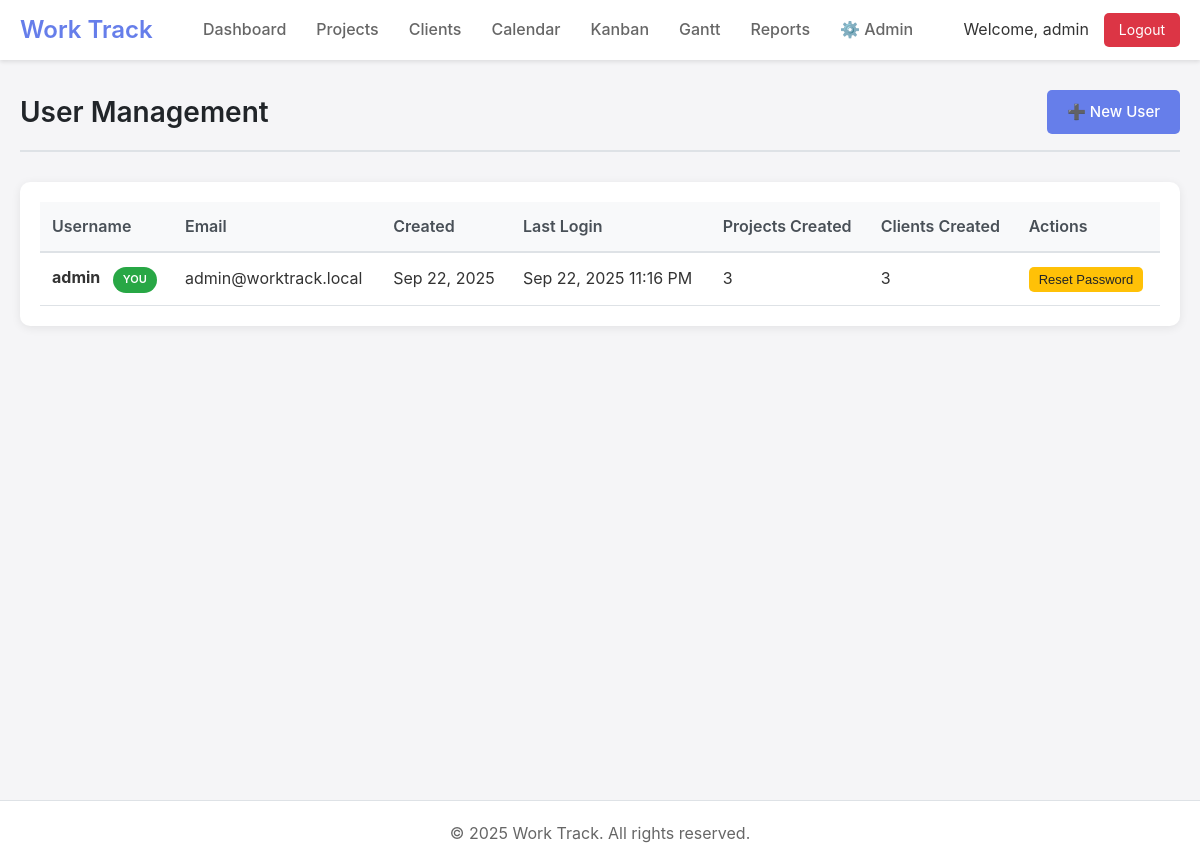
/users.php (signed in), run on the app's committed database.
### tables this page shows
CREATE TABLE users (
    id INTEGER PRIMARY KEY AUTOINCREMENT,
    username TEXT NOT NULL UNIQUE,
    password_hash TEXT NOT NULL,
    email TEXT NOT NULL,
    created_at DATETIME DEFAULT CURRENT_TIMESTAMP,
    last_login DATETIME
);

### includes/db.php (called while the page is built, shortened)
<?php
class Database {
    private static $instance = null;
    private $conn;
    private function __construct() {
        try {
            $this->conn = new PDO('sqlite:' . DB_PATH);
            $this->conn->setAttribute(PDO::ATTR_ERRMODE, PDO::ERRMODE_EXCEPTION);
            $this->conn->setAttribute(PDO::ATTR_DEFAULT_FETCH_MODE, PDO::FETCH_ASSOC);
            $this->conn->exec('PRAGMA foreign_keys = ON');
        } catch (PDOException $e) {
            die("Connection failed: " . $e->getMessage());
        }
    }
    public static function getInstance() {
        if (!self::$instance) {
            self::$instance = new Database();
        }
        return self::$instance;
    }
    public function query($sql, $params = []) {
        try {
            $stmt = $this->conn->prepare($sql);
            $stmt->execute($params);
            return $stmt;
        } catch (PDOException $e) {
            if (DEBUG_MODE) {
                throw $e;
            }
            error_log($e->getMessage());
            return false;
        }
    }
    public function fetchAll($sql, $params = []) {
        $stmt = $this->query($sql, $params);
        return $stmt ? $stmt->fetchAll() : [];
    }
}
?>

### includes/auth.php (called while the page is built, shortened)
<?php
require_once __DIR__ . '/db.php';
class Auth {
    public static function getCurrentUserId() {
        return $_SESSION['user_id'] ?? null;
    }
}
?>

### users.php (the view, shortened to what this page needs)
<?php
require_once 'includes/header.php';
require_once 'includes/db.php';
$db = Database::getInstance();
$users = $db->fetchAll("
    SELECT u.*,
           COUNT(DISTINCT p.id) as project_count,
           COUNT(DISTINCT c.id) as client_count
    FROM users u
    LEFT JOIN projects p ON u.id = p.created_by
    LEFT JOIN clients c ON u.id = c.created_by
    GROUP BY u.id
    ORDER BY u.created_at DESC
");
$showForm = isset($_GET['action']) && $_GET['action'] === 'new';
?>
<div class="page-header">
    <h1 class="page-title">User Management</h1>
    <div class="page-actions">
        <a href="?action=new" class="btn btn-primary">➕ New User</a>
    </div>
</div>
<?php if ($showForm): ?>
<div class="form-container">
    <h2>Create New User</h2>
    <form method="POST">
        <input type="hidden" name="action" value="create">
        <div class="form-group">
            <label for="username">Username *</label>
            <input type="text" id="username" name="username" class="form-control" required>
        </div>
        <div class="form-group">
            <label for="email">Email *</label>
            <input type="email" id="email" name="email" class="form-control" required>
        </div>
        <div class="form-group">
            <label for="password">Password *</label>
            <input type="password" id="password" name="password" class="form-control" required minlength="6">
            <small style="color: #666;">Minimum 6 characters</small>
        </div>
        <div style="display: flex; gap: 10px;">
            <button type="submit" class="btn btn-primary">Create User</button>
            <a href="users.php" class="btn btn-secondary">Cancel</a>
        </div>
    </form>
</div>
<?php else: ?>
<div class="table-container">
    <table>
        <thead>
            <tr>
                <th>Username</th>
                <th>Email</th>
                <th>Created</th>
                <th>Last Login</th>
                <th>Projects Created</th>
                <th>Clients Created</th>
                <th>Actions</th>
            </tr>
        </thead>
        <tbody>
            <?php foreach ($users as $user): ?>
                <tr>
                    <td>
                        <strong><?php echo htmlspecialchars($user['username']); ?></strong>
                        <?php if ($user['id'] == Auth::getCurrentUserId()): ?>
                            <span class="status-badge" style="background: #28a745; color: white; font-size: 11px; margin-left: 8px;">YOU</span>
                        <?php endif; ?>
                    </td>
                    <td><?php echo htmlspecialchars($user['email']); ?></td>
                    <td><?php echo date('M j, Y', strtotime($user['created_at'])); ?></td>
                    <td>
                        <?php if ($user['last_login']): ?>
                            <?php echo date('M j, Y g:i A', strtotime($user['last_login'])); ?>
                        <?php else: ?>
                            <span style="color: #999;">Never</span>
                        <?php endif; ?>
                    </td>
                    <td><?php echo $user['project_count']; ?></td>
                    <td><?php echo $user['client_count']; ?></td>
                    <td>
                        <button onclick="showResetPasswordModal(<?php echo $user['id']; ?>, '<?php echo htmlspecialchars($user['username']); ?>')"
                                class="btn btn-sm btn-warning">Reset Password</button>
                    </td>
                </tr>
            <?php endforeach; ?>
        </tbody>
    </table>
</div>
<?php endif; ?>
<?php require_once 'includes/footer.php'; ?>

### public/css/style.css (style rules this page uses)
* { margin: 0; padding: 0; box-sizing: border-box; }
body { font-family: -apple-system, BlinkMacSystemFont, "Segoe UI", Roboto, "Helvetica Neue", Arial, sans-serif; background: #f5f5f7; color: #333; line-height: 1.6; }
.table-container { background: white; border-radius: 10px; padding: 20px; box-shadow: 0 2px 10px rgba(0,0,0,0.08); overflow-x: auto; }
table { width: 100%; border-collapse: collapse; }
th { text-align: left; padding: 12px; background: #f8f9fa; font-weight: 600; color: #495057; border-bottom: 2px solid #dee2e6; }
td { padding: 12px; border-bottom: 1px solid #dee2e6; }
.btn { padding: 10px 20px; border: none; border-radius: 5px; font-size: 15px; font-weight: 500; cursor: pointer; transition: all 0.3s; text-decoration: none; display: inline-block; }
.btn-primary { background: #667eea; color: white; }
.btn-warning { background: #ffc107; color: #212529; }
.status-badge { padding: 4px 10px; border-radius: 15px; font-size: 12px; font-weight: 600; display: inline-block; }
.page-header { margin-bottom: 30px; padding-bottom: 15px; border-bottom: 2px solid #dee2e6; display: flex; justify-content: space-between; align-items: center; }
.page-title { font-size: 28px; font-weight: 600; color: #212529; }
.page-actions { display: flex; gap: 10px; }

### users.php (style rules this page uses)
.btn-sm { padding: 5px 10px; font-size: 13px; }

### data on the page
users: username "admin", shows "YOU", email "admin@worktrack.local", created_at "Sep 22, 2025", last_login "Sep 22, 2025 11:16 PM", project_count "3", client_count "3"

### other printed values
SITE_NAME "Work Track"
Auth::getCurrentUsername() "admin"
